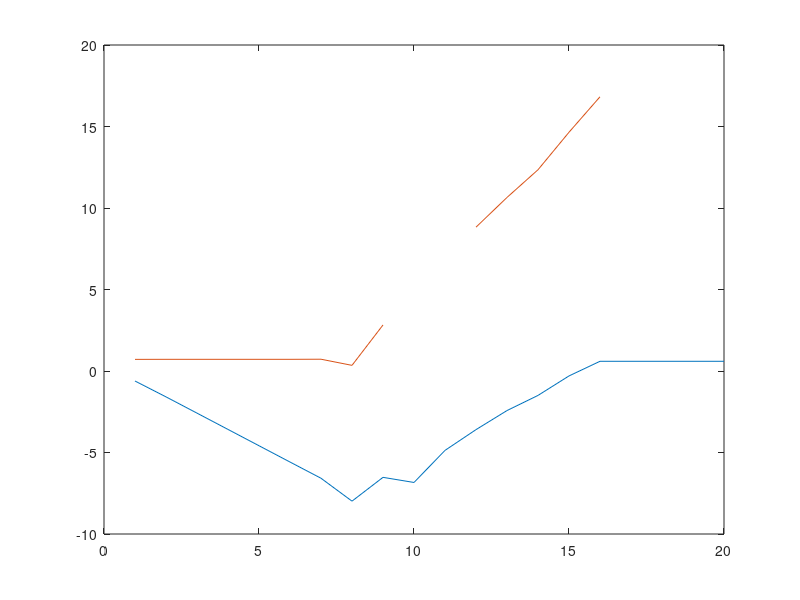

This figure's MATLAB source:
close all
clc
clear


%% Question 1 (a)
% My chosen function is f(x) = ?x^2+x)sin(x)^2
% f'(x) = (2x+1)sin(x)^2 + (x^2+x)*sin(2x)
% for my chosen point, I select x to be 1
x = 1;
f_x = (x^2+x)*(sin(x)^2);
f_x_d = (2*x+1)*sin(x)^2 + (x^2+x)*sin(2*x);
errors1 = [];

for i = 1:20
    h = 10^(-i);
    f_x_h = ((x+h)^2+(x+h))*(sin(x+h)^2);
    error = (f_x_h-f_x)./h - f_x_d;
    errors1 = [errors1 log10(abs(error))];
end
plot(1:20,errors1);
hold on
%% Question 1 (b)

errors2 = [];
for i = 1:20
    h = 10^(-i);
    f_x_h = ((x+h)^2+(x+h))*(sin(x+h)^2);
    f_x_mh = ((x-h)^2+(x-h))*(sin(x-h)^2);
    error = (f_x_h-2*f_x+f_x_mh)./(h.^2);
    errors2 = [errors2 log10(abs(error))];
end
close all
hold on
plot(1:20,errors2);